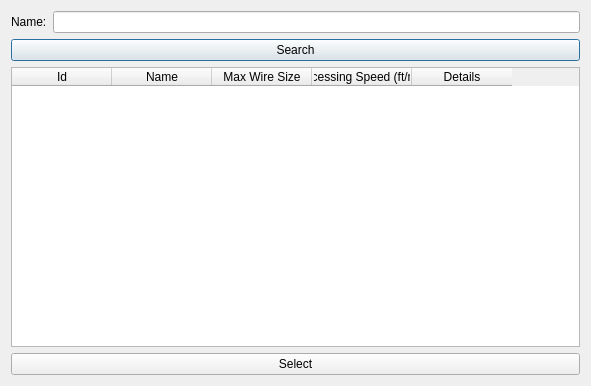
<?xml version="1.0" encoding="UTF-8"?>
<ui version="4.0">
 <class>wire_cutter_search_dialog</class>
 <widget class="QDialog" name="wire_cutter_search_dialog">
  <property name="geometry">
   <rect>
    <x>0</x>
    <y>0</y>
    <width>591</width>
    <height>386</height>
   </rect>
  </property>
  <property name="windowTitle">
   <string>Wire Cutter Search</string>
  </property>
  <layout class="QVBoxLayout" name="verticalLayout">
   <item>
    <layout class="QFormLayout" name="formLayout">
     <item row="0" column="0">
      <widget class="QLabel" name="label">
       <property name="text">
        <string>Name:</string>
       </property>
      </widget>
     </item>
     <item row="0" column="1">
      <widget class="QLineEdit" name="name_line_edit"/>
     </item>
    </layout>
   </item>
   <item>
    <widget class="QPushButton" name="search_push_button">
     <property name="toolTip">
      <string>Search for cut jobs matching fields above.</string>
     </property>
     <property name="text">
      <string>Search</string>
     </property>
    </widget>
   </item>
   <item>
    <widget class="QTableWidget" name="wire_cutter_table_widget">
     <property name="editTriggers">
      <set>QAbstractItemView::NoEditTriggers</set>
     </property>
     <property name="selectionBehavior">
      <enum>QAbstractItemView::SelectRows</enum>
     </property>
     <property name="sortingEnabled">
      <bool>false</bool>
     </property>
     <column>
      <property name="text">
       <string>Id</string>
      </property>
     </column>
     <column>
      <property name="text">
       <string>Name</string>
      </property>
     </column>
     <column>
      <property name="text">
       <string>Max Wire Size</string>
      </property>
     </column>
     <column>
      <property name="text">
       <string>Processing Speed (ft/min)</string>
      </property>
     </column>
     <column>
      <property name="text">
       <string>Details</string>
      </property>
     </column>
    </widget>
   </item>
   <item>
    <widget class="QPushButton" name="select_push_button">
     <property name="toolTip">
      <string>Opens the selected cut job.</string>
     </property>
     <property name="text">
      <string>Select</string>
     </property>
    </widget>
   </item>
  </layout>
 </widget>
 <resources/>
 <connections/>
</ui>
